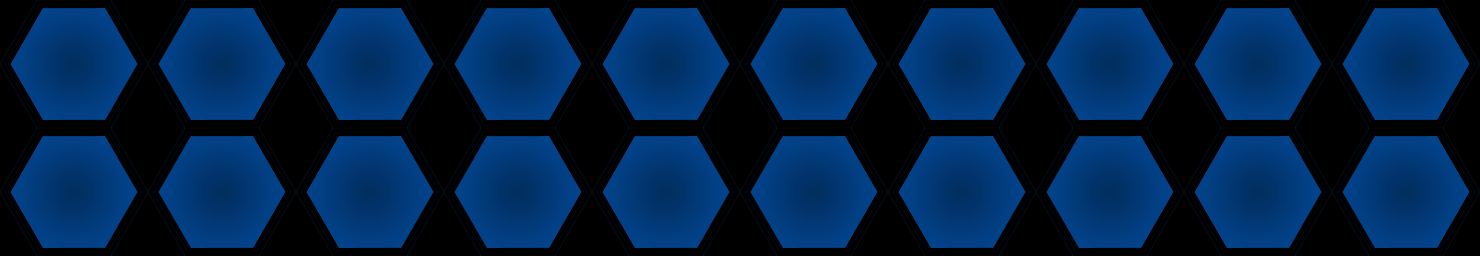

The image is a tile-based game level rendered from a .tmx file. Its description and complete source (layers, tilesets, objects, tile grids) follow:
An orthogonal 10x2 tile map with 148x128 px tiles, 1 tile layer (Calque de Tile 1).

<map version="1.0" tiledversion="1.0.3" orientation="orthogonal" renderorder="right-down" width="10" height="2" tilewidth="148" tileheight="128" nextobjectid="1">
 <tileset firstgid="1" source="TileSet.tsx" />
 <layer name="Calque de Tile 1" width="10" height="2">
  <data encoding="csv">
2,2,2,2,2,2,2,2,2,2,
2,2,2,2,2,2,2,2,2,2
</data>
 </layer>
</map>
